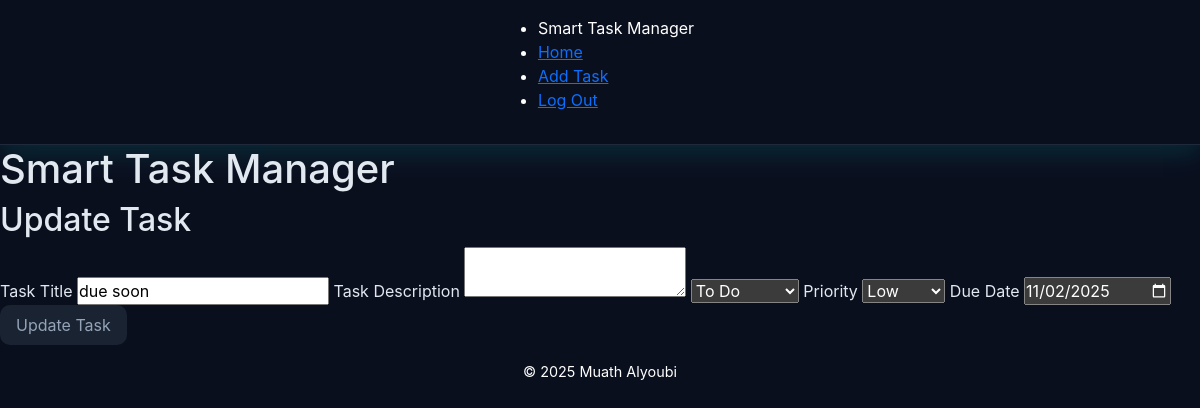
The app's page /148/edit (signed in), older data.
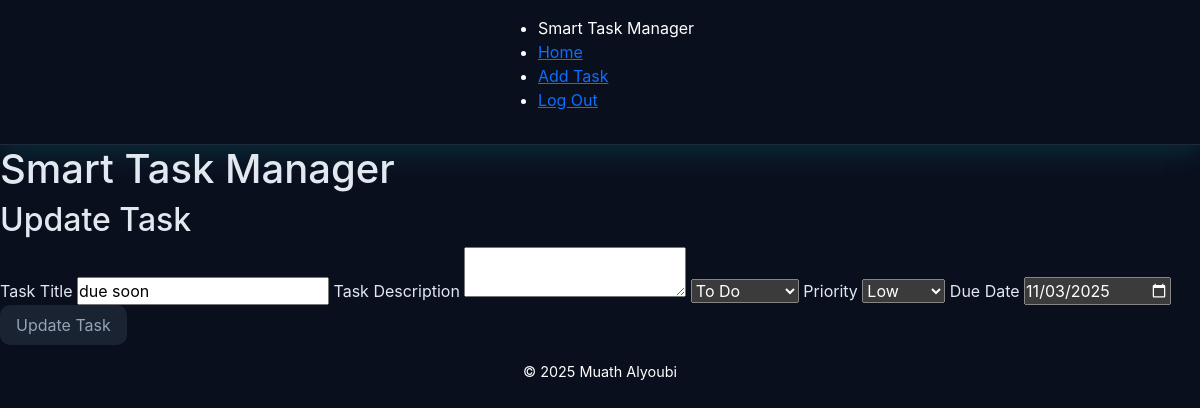
The same page, newer data.
### tables this page shows
CREATE TABLE tasks(
                id INTEGER PRIMARY KEY AUTOINCREMENT NOT NULL,
                title TEXT NOT NULL,
                user_id INTEGER NOT NULL,
                description TEXT,
                status TEXT NOT NULL DEFAULT 'To Do',
                created_at TIMESTAMP DEFAULT CURRENT_TIMESTAMP, 
                priority TEXT NOT NULL, 
                due_date DATE, parent_id INTEGER DEFAULT NULL,  
                FOREIGN KEY (user_id) REFERENCES "users_old"(id) ON DELETE CASCADE
                );

### app.py (the view)
@app.route("/<int:id>/edit", methods=["GET", "POST"])
@login_required
def editTask(id):
    if request.method == "POST":
        title = request.form.get("title")
        if not title:
            return apology("must provide task", 400)
        description = request.form.get("description")
        if not description:
            description = ""
        priority = request.form.get("priority")
        if not priority:
            return apology("must spacify priority", 400)
        status =  request.form.get("status")
        if not status:
            return apology("must spacify status", 400)
        due_date = request.form.get("due_date")
        if not due_date:
            due_date = None
        update_task(id, title, description, status, priority, due_date)
        flash("Task updated!")
        return redirect("/")
    else:
        task = get_task_by_id(id)
        if len(task) != 1:
            return redirect(url_for("index", msg="not your task"))
        return render_template("edittask.html", task=task[0])

### db.py (called while the page is built)
def get_db():
    if "db" not in g:
        g.db = sqlite3.connect(
            DATABASE,
            detect_types=sqlite3.PARSE_DECLTYPES,
            check_same_thread=False
        )
        g.db.row_factory = sqlite3.Row
    return g.db

def get_task_by_id(task_id):
    db = get_db()
    return db.execute(
        f"SELECT * FROM tasks WHERE id = ? {oredr_state}",
        (task_id,)).fetchall()

### helpers.py (called while the page is built)
def login_required(f):
    @wraps(f)
    def decorated_function(*args, **kwargs):
        if session.get("user_id") is None:
            return redirect(url_for('login', next=request.url))
        return f(*args, **kwargs)
    return decorated_function

### templates/edittask.html (shortened to what this page needs)
{% extends "layout.html" %}
{% block body %}
    <header>
            <h1>Smart Task Manager</h1>
    </header>
    <main>
        <section id="form" aria-labelledby="add-task-heading">
                <h2 id="add-task-heading">Update Task</h2>
                <form action="{{ url_for('editTask', id=task.id) }}" method="post">
                    <label for="task-title">Task Title</label>
                    <input autocomplete="off" autofocus name="title" type="text" id="task-title" value="{{ task.title }}" required>
                    <label for="task-desc">Task Description</label>
                    <textarea autocomplete="off" autofocus name="description" id="task-desc">{{ task.description }}</textarea>
                    <select name="status" id="task-status" required>
                        <option value="To Do" {% if task.status == 'To Do' %}selected{% endif %}>To Do</option>
                    </select>
                    <label for="task-priority">Priority</label>
                    <select name="priority" id="task-priority" value="{{ task.priority }}" required>
                        <option value="low" {% if task.priority == 'low' %}selected{% endif %}>Low</option>
                    </select>
                    <label for="due_date">Due Date</label>
                    <input autocomplete="off" autofocus name="due_date" type="date" id="due_date" value="{{ task.due_date }}">
                    <button type="submit">Update Task</button>
                </form>
            </section>
    </main>
{% endblock %}

Row changes from the older to the newer data that the page shows:
changed tasks "due soon": due_date "11/02/2025" → "11/03/2025"
